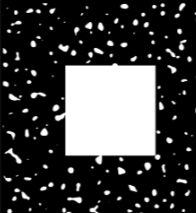
#> input picture Python/DigitalImageProccesing/enhancement 3/bersihkan_noise.png, 196 x 213 px, found by its file name
$ python DIPTest.py
#> lines starting #> are read from the running program, lines starting #| are printed output that depends on the picture
import cv2 as cv
import matplotlib.pyplot as plt
import numpy as np

img_list = [
    "bersihkan_noise.png",
    "hitung_koin.png"
]
plt.figure(figsize=(16, 9))

kernel = np.ones((9,9), np.uint8)
img_ori = cv.imread(img_list[0])
#> img_ori is the input picture: shape (213, 196, 3); mean B, G, R 64.7, 64.7, 64.7
img_ori = cv.cvtColor(img_ori, cv.COLOR_BGR2RGB)
plt.title("Original")
plt.imshow(img_ori)
plt.figure(figsize=(16, 9))
img_eroded = cv.erode(img_ori, kernel, iterations=1)
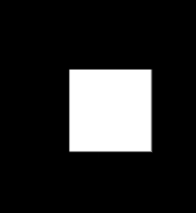
#> img_eroded: shape (213, 196, 3); min 0, max 255, mean 41.2

plt.show()
